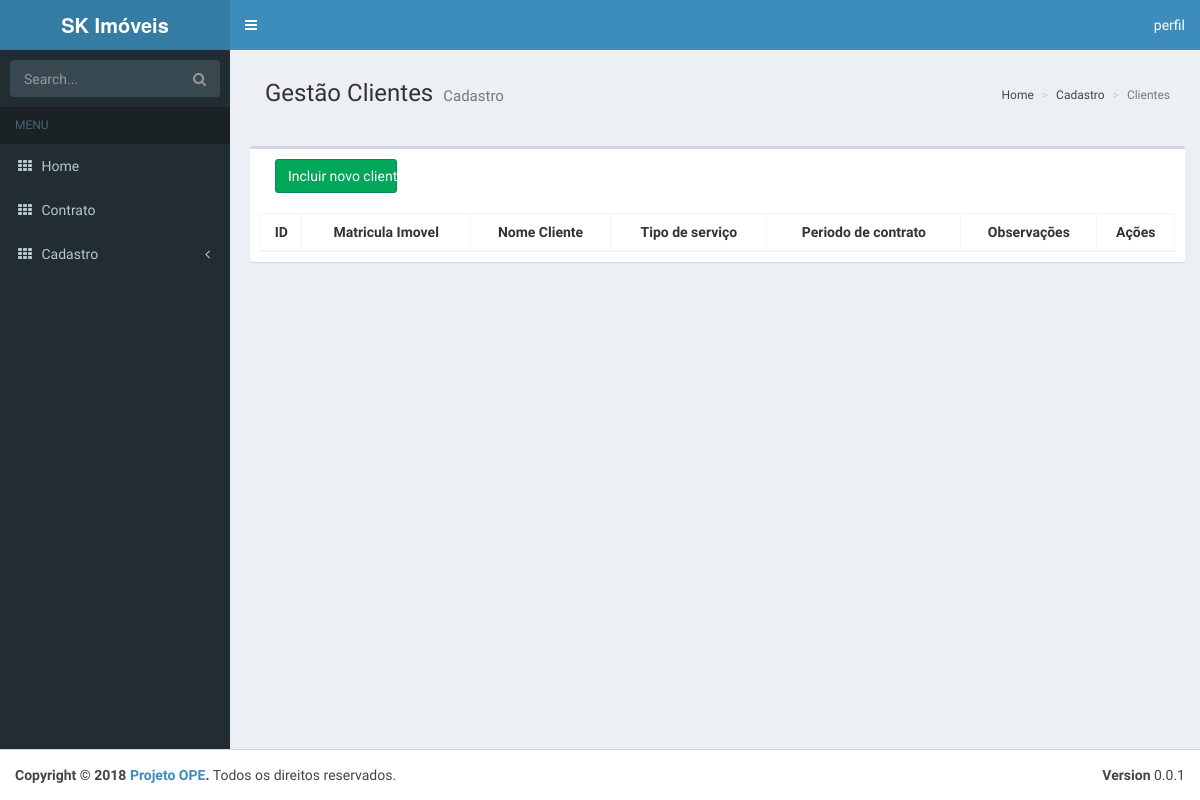
The app's page /contrato/, older data.
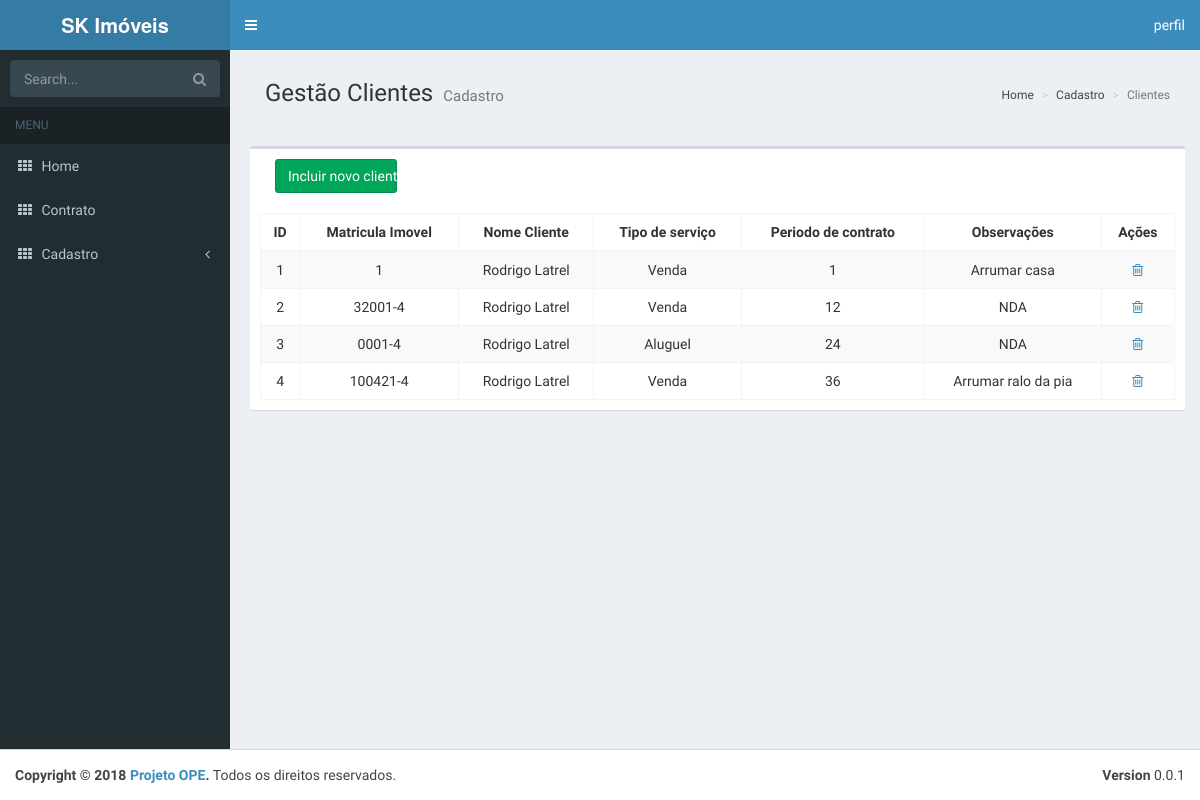
The same page, newer data.
### core/models/Contrato.py (models this page shows)
class Contrato(models.Model):
    TIPO_SERVICOS = [
        ('VE', 'Venda'),
        ('AL', 'Alugel'),
        ('VA', 'Venda e Aluguel'),
    ]
    id_imovel = models.ForeignKey(
        Imovel, on_delete=models.DO_NOTHING, db_column='id_imovel')
    id_cliente = models.ForeignKey(
        Cliente, on_delete=models.DO_NOTHING, db_column='id_cliente')
    tipo_servico = models.CharField(
        max_length=2, choices=TIPO_SERVICOS, default='VA')
    periodo_contrato = models.IntegerField(db_column='periodo_contrato')
    observacao = models.CharField(max_length=200, blank=True, null=True)

### core/models/Imovel.py (models this page shows)
class Imovel(models.Model):
    TIPO_SERVICOS = [
        ('VE', 'Venda'),
        ('AL', 'Alugel'),
        ('VA', 'Venda e Aluguel'),
    ]
    STATUS_IMOVEL = [
        ('AL', 'Alugado'),
        ('DI', 'Disponivel'),
        ('IN', 'Indisponivel'),
    ]
    id_proprietario = models.ForeignKey(
        Proprietario, models.DO_NOTHING, db_column='id_proprietario')
    id_corretor = models.ForeignKey(
        Corretor, models.DO_NOTHING, db_column='id_corretor', blank=True, null=True)
    matricula = models.CharField(max_length=30)
    residencial = models.BooleanField(default=False)
    qtd_comodo = models.IntegerField(blank=True, null=True)
    n_sabesp = models.CharField(max_length=30)
    n_eletropaulo = models.CharField(max_length=30)
    valor_aluguel = models.DecimalField(
        max_digits=10, decimal_places=2, blank=True, null=True)
    valor_venda = models.DecimalField(
        max_digits=15, decimal_places=2, blank=True, null=True)
    iptu = models.DecimalField(max_digits=10, decimal_places=2)
    metragem = models.IntegerField()
    tipo_servico = models.CharField(
        max_length=2, choices=TIPO_SERVICOS, default='VA')
    status_imovel = models.CharField(
        max_length=2, choices=STATUS_IMOVEL, default='DI')
    latitude = models.CharField(max_length=20, blank=True, null=True)
    longitude = models.CharField(max_length=20, blank=True, null=True)
    descricao = models.TextField()
    endereco = models.CharField(max_length=100)
    bairro = models.CharField(max_length=50)
    cidade = models.CharField(max_length=50)
    cep = models.CharField(max_length=9)
    uf = models.CharField(max_length=100)
    imagem_1 = models.CharField(max_length=100, blank=True, null=True)
    imagem_2 = models.CharField(max_length=100, blank=True, null=True)
    imagem_3 = models.CharField(max_length=100, blank=True, null=True)
    imagem_4 = models.CharField(max_length=100, blank=True, null=True)
    imagem_5 = models.CharField(max_length=100, blank=True, null=True)
    class Meta:
        managed = True
        db_table = 'imovel'
    def __str__(self):
        return self.matricula

### core/models/Cliente.py (models this page shows)
class Cliente(Pessoa):
    cnpj = models.CharField(max_length=18, blank=True, null=True)
    pessoa_juridica = models.BooleanField(default=False)
    inquilino = models.BooleanField(default=False)
    class Meta:
        managed = True
        db_table = 'cliente'

### core/views.py (the view, shortened to what this page needs)
# urls.py: path('contrato/', contrato, name='contrato-view'),
def contrato(request):
    contexto = {
        'contratos': Contrato.objects.all(),
        'imoveis': Imovel.objects.filter(status_imovel='DI'),
        'clientes': Cliente.objects.all()
    }
    return render(request, 'sistema/contrato.html', contexto)

### core/models/Pessoa.py (called while the page is built)
    def __str__(self):
        return self.nome

### core/templates/sistema/contrato.html (shortened to what this page needs)
{% extends "sistema/home-sistema.html" %}
{% block content %}
<section class="content-header">
    <h1>
        Gestão Clientes
        <small>Cadastro</small>
    </h1>
    <ol class="breadcrumb">
        <li><a href="#">Home</a></li>
        <li><a href="#">Cadastro</a></li>
        <li class="active">Clientes</li>
    </ol>
</section><br><br>
<div class="box">
    <div class="box-header">
        <div class="col-md-2">
            <button type="button" class="btn btn-block btn-success" data-toggle="modal" data-target="#modal-default">Incluir novo cliente</button>
        </div>
    </div>
    <div class="box-body text-center">
        <table id="example1" class="table table-bordered table-striped text-center">
            <thead>
                <tr>
                    <th>ID</th>
                    <th>Matricula Imovel</th>
                    <th>Nome Cliente</th>
                    <th>Tipo de serviço</th>
                    <th>Periodo de contrato</th>
                    <th>Observações</th>
                    <th>Ações</th>
                </tr>
            </thead>
            <tbody>
                {% for contrato in contratos %}
                    <tr>
                    <td>{{ contrato.id }}</td>
                    <td>{{ contrato.id_imovel }}</td>
                    <td>{{ contrato.id_cliente }}</td>
                    {% if contrato.id_imovel.tipo_servico == "VA" %}
                        <td>Venda e Aluguel</td>
                    {% elif contrato.id_imovel.tipo_servico == "VE" %}
                        <td>Venda</td>
                    {% elif contrato.id_imovel.tipo_servico == "AL" %}
                        <td>Aluguel</td>
                    {% endif %}
                    <td>{{ contrato.periodo_contrato }}</td>
                    <td>{{ contrato.observacao }}</td>
                    <td>
                        <a href="{% url 'deletar_contrato' contrato.id %}"><i class="fa fa-trash-o"></i></a>
                    </td>
                </tr>
                {% endfor %}
            </tbody>
        </table>
    </div>
</div>
{% endblock content %}

### core/templates/sistema/home-sistema.html (shortened to what this page needs)
{% extends "sistema/base-sistema.html" %}
{% load static %}
{% block conteudo-sistema %}
<body class="hold-transition skin-blue sidebar-mini">
    <div class="wrapper">
        <header class="main-header">
            <a href="#" class="logo">
                <span class="logo-lg"><b>SK Imóveis</b></span>
            </a>
            <nav class="navbar navbar-static-top">
                <a href="#" class="sidebar-toggle" data-toggle="push-menu" role="button">
                </a>
                <div class="navbar-custom-menu">
                    <ul class="nav navbar-nav">
                        <li class="dropdown user user-menu">
                            <a href="#" class="dropdown-toggle" data-toggle="dropdown">
                                <span class="hidden-xs">perfil</span>
                            </a>
                        </li>
                    </ul>
                </div>
            </nav>
        </header>
        <aside class="main-sidebar">
            <section class="sidebar">
                <form action="#" method="get" class="sidebar-form">
                    <div class="input-group">
                        <input type="text" name="q" class="form-control" placeholder="Search...">
                        <span class="input-group-btn">
                            <button type="submit" name="search" id="search-btn" class="btn btn-flat"><i
                                    class="fa fa-search"></i>
                            </button>
                        </span>
                    </div>
                </form>
                <ul class="sidebar-menu" data-widget="tree">
                    <li class="header">MENU</li>
                    <li>
                        <a href="{% url 'home-sistema' %}">
                            <i class="fa fa-th"></i> <span>Home</span>
                        </a>
                    </li>
                    <li>
                        <a href="{% url 'contrato-view' %}">
                            <i class="fa fa-th"></i> <span>Contrato</span>
                        </a>
                    </li>
                    <li class="treeview">
                        <a href="#">
                            <i class="fa fa-th"></i>
                            <span>Cadastro</span>
                            <span class="pull-right-container">
                                <i class="fa fa-angle-left pull-right"></i>
                            </span>
                        </a>
                    </li>
                </ul>
            </section>
        </aside>
        <div class="content-wrapper">
            <section class="content">
                {% block content %}
                {% endblock content %}
            </section>
        </div>
    </div>
</body>
{% endblock conteudo-sistema %}

### core/templates/sistema/base-sistema.html (shortened to what this page needs)
<!DOCTYPE html>
{% load static %}
<html>
    <head>
        <link rel="stylesheet" href="{% static 'css/bootstrap.min.css' %}">
        <link rel="stylesheet" href="{% static 'css/font-awesome/css/font-awesome.min.css' %}">
        <link rel="stylesheet" href="{% static 'css/AdminLTE.min.css' %}">
        <link rel="stylesheet" href="{% static 'css/skins/_all-skins.min.css' %}">
        <link rel="stylesheet" href="{% static 'css/jquery-jvectormap.css' %}">
    </head>
    {% block conteudo-sistema %}
    {% endblock conteudo-sistema %}
    <footer class="main-footer">
        <div class="pull-right hidden-xs">
            <b>Version</b> 0.0.1
        </div>
        <strong>Copyright &copy; 2018 <a href="#">Projeto OPE</a>.</strong> Todos os direitos reservados.
    </footer>
</html>

Row changes from the older to the newer data that the page shows:
added Contrato: id "1", id_imovel "1", id_cliente "Rodrigo Latrel", shows "Venda", periodo_contrato "1", observacao "Arrumar casa"
added Contrato: id "2", id_imovel "32001-4", id_cliente "Rodrigo Latrel", shows "Venda", periodo_contrato "12", observacao "NDA"
added Contrato: id "3", id_imovel "0001-4", id_cliente "Rodrigo Latrel", shows "Aluguel", periodo_contrato "24", observacao "NDA"
added Contrato: id "4", id_imovel "100421-4", id_cliente "Rodrigo Latrel", shows "Venda", periodo_contrato "36", observacao "Arrumar ralo da pia"
